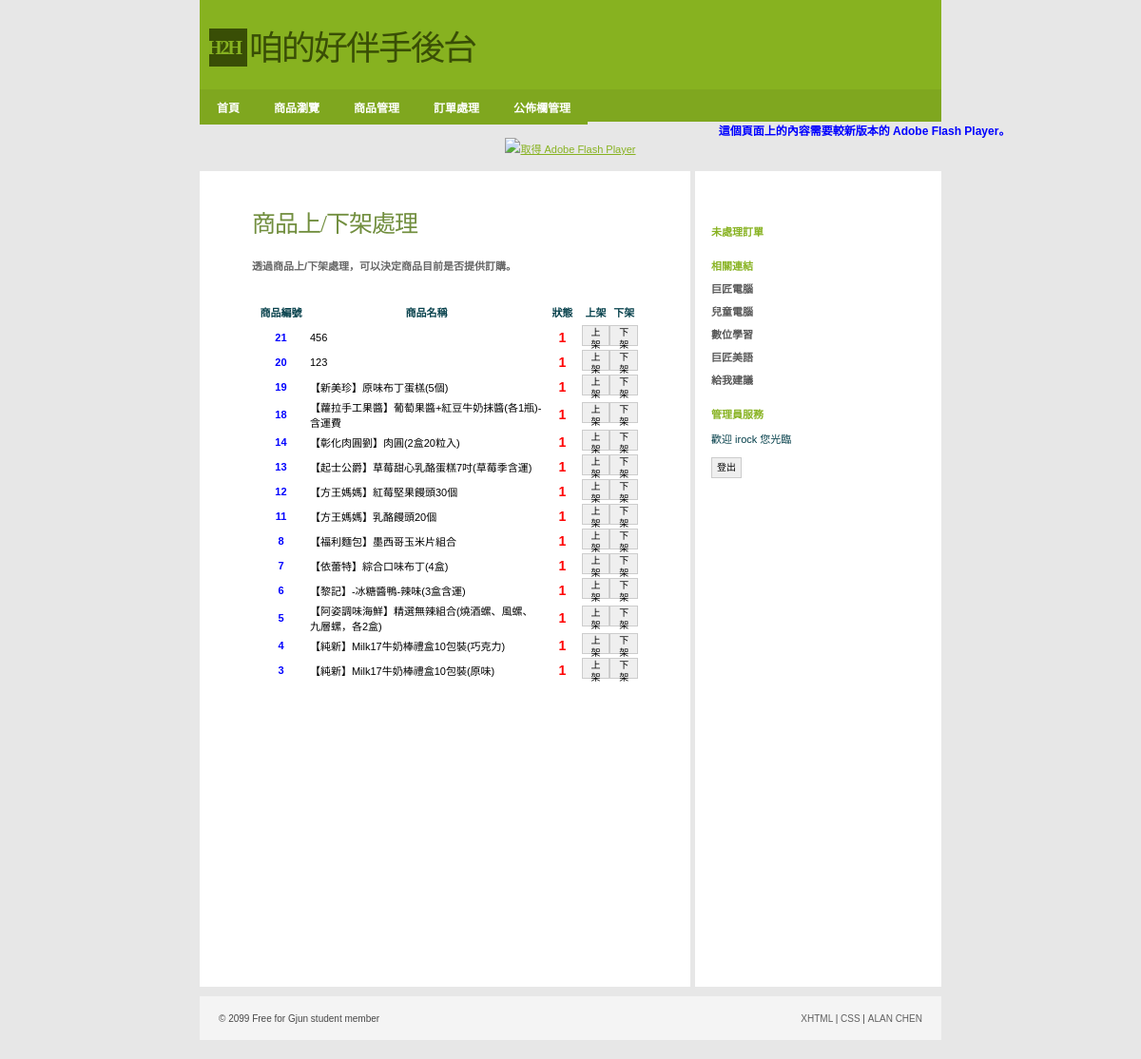
Page /Admin/productState.php (signed in) on the committed database.
### tables this page shows
CREATE TABLE `product` (
  `id` int(11) NOT NULL COMMENT '產品編號',
  `name` varchar(200) NOT NULL COMMENT '產品名稱',
  `introduce` text COMMENT '產品內容',
  `price` int(11) DEFAULT '0' COMMENT '產品單價',
  `qty` int(11) DEFAULT '0' COMMENT '產品庫存量',
  `state` tinyint(1) DEFAULT '1' COMMENT '產品上架否'
);

### Admin/productState.php (the view, shortened to what this page needs)
<?php require_once('../Connections/shop.php'); ?>
<?php
$query_productList = "SELECT * FROM product ORDER BY id DESC";
$productList = mysql_query($query_productList, $shop) or die(mysql_error());
$row_productList = mysql_fetch_assoc($productList);
$totalRows_productList = mysql_num_rows($productList);
 session_start(); ?>
<!DOCTYPE html PUBLIC "-//W3C//DTD XHTML 1.0 Strict//EN"
"http://www.w3.org/TR/xhtml1/DTD/xhtml1-strict.dtd">
<html xmlns="http://www.w3.org/1999/xhtml">
<head>
<link rel="stylesheet" href="../css/styles.css" media="all" type="text/css" />
</head>
<body>
  <div id="header">
      <div class="subContainer">
            <div id="logo">
            <div id="box">H2H</div>
            <p>咱的好伴手後台</p>
            </div>
    </div>
</div>
<div id="navigation">
	<ul id="sddm">
        <li><a href="index.php">首頁</a></li>
        <li><a href="productBrowser.php">商品瀏覽</a></li>
	    <li><a href="#"
        onmouseover="mopen('m1')"
        onmouseout="mclosetime()">商品管理</a>
    	</li>
        <li><a href="orderForm.php">訂單處理</a></li>
	    <li><a href="#"
        onmouseover="mopen('m2')"
        onmouseout="mclosetime()">公佈欄管理</a>
    	</li>
		</ul>
</div>
<object id="FlashID" classid="clsid:D27CDB6E-AE6D-11cf-96B8-444553540000" width="780" height="120">
    <object type="application/x-shockwave-flash" data="../Scripts/pic.swf" width="780" height="120">
      <div>
        <h4>這個頁面上的內容需要較新版本的 Adobe Flash Player。</h4>
        <p><a href="http://www.adobe.com/go/getflashplayer"><img src="http://www.adobe.com/images/shared/download_buttons/get_flash_player.gif" alt="取得 Adobe Flash Player" width="112" height="33" /></a></p>
      </div>
    </object>
  </object>
<div id="container">
  <div id="primaryContent">
    <h2>商品上/下架處理</h2>
	<h3>透過商品上/下架處理，可以決定商品目前是否提供訂購。</h3>
    <p>&nbsp;</p>
    <?php if ($totalRows_productList > 0) {  ?>
      <table width="100%" border="0" cellspacing="0" cellpadding="0">
        <tr>
          <th width="15%" align="center" scope="col"><p>商品編號</p></th>
          <th align="center" scope="col"><p>商品名稱</p></th>
          <th width="10%" align="center" scope="col"><p>狀態</p></th>
          <th align="center" scope="col"><p>上架</p></th>
          <th align="center" scope="col"><p>下架</p></th>
        </tr>
        <?php do { ?>
          <tr>
            <td align="center"><h6><?php echo $row_productList['id']; ?></h6></td>
            <td><?php echo $row_productList['name']; ?></td>
            <td align="center"><h5><?php echo $row_productList['state']; ?></h5></td>
            <td align="center">
            	<button onclick="location.href='productStateProcess.php?id=<?php echo $row_productList['id']; ?>&MM_update=form1&state=1'">上架</button>
            </td>
            <td align="center">
            	<button onclick="location.href='productStateProcess.php?id=<?php echo $row_productList['id']; ?>&MM_update=form1&state=0'">下架</button>
            </td>
          </tr>
          <?php } while ($row_productList = mysql_fetch_assoc($productList)); ?>
      </table>
      <?php }  ?>
    <p>&nbsp;</p>
    <p>&nbsp;</p>
    <p>&nbsp;</p>
    <p>&nbsp;</p>
    <p>&nbsp;</p>
    <p>&nbsp;</p>
    <p>&nbsp;</p>
    <p>&nbsp;</p>
    <p>&nbsp;</p>
    <p>&nbsp;</p>
    <p>&nbsp;</p>
    <p>&nbsp;</p>
  </div>
  <div id="secondaryContent">
    <p>&nbsp;</p>
    <h3>未處理訂單</h3>
    <h3>相關連結</h3>
    <ul class="links">
      <li><a href="http://www.pcschool.com.tw/">巨匠電腦</a></li>
      <li><a href="http://kid.pcschool.com.tw/">兒童電腦</a></li>
      <li><a href="http://www.soeasyedu.com.tw/">數位學習</a></li>
      <li><a href="http://www.soeasyedu.com.tw/">巨匠美語</a></li>
      <li><a href="http://www.off.com.tw/weiblog">給我建議</a>
    </ul>
    <?php if(!isset($_SESSION['MM_Username'])){?>
    <h3>管理員登入</h3>
    <form action="loginCheck.php" method="post">
      <p>
        <input value="user" name="user" placeholder="user" />
      </p>
      <p>
        <input name="password" type="password" value="" placeholder="password" />
      </p>
      <p>
        <button type="submit">送出</button>
      </p>
    </form>
    <?php }else{ ?>
    <h3>管理員服務</h3>
    <form action="logout.php" method="post">
    <p>歡迎 <?php echo $_SESSION['MM_Username'];?> 您光臨</p>
    <p><button type="submit">登出</button></p>
    </form>
	<?php }?>
  </div>
        <br class="clear" />
</div>
    <div id="footer">
        <ul>
            <li id="copyright">&copy; 2099 Free for Gjun student member</li>
            <li id="links">
                <ul>
                    <li><a href="#">XHTML</a> |</li>
                    <li><a href="#">CSS</a> |</li>
                    <li><a href="http://gjun.tw">ALAN CHEN</a></li>
                </ul>
            </li>
        </ul>
    </div>
</body>
</html>

### css/styles.css (style rules this page uses)
* { margin:0; padding:0; font-family:Verdana, Arial, Helvetica, sans-serif; }
body, html { margin:0; padding:0; background:#e7e7e7; text-align:center; margin-bottom:10px; }
h2 { font-family:'Georgia'; font-size:25px; letter-spacing:-1px; margin-top:15px; margin-bottom:20px; font-weight:normal; color:#718e3e; }
h3 { font-size:11px; font-weight:bold; color:#666; margin:5px 0; }
h4 { font-size:12px; color:#00F; }
h5 { font-size:14px; color:#F00; }
h6 { color:#00F; font-size:11px; line-height:25px; }
p { color:#043f4a; font-size:11px; line-height:25px; }
a { color:#87B220; text-decoration:underline; }
#container { width:780px; margin:10px auto; padding:0; background:#fff; text-align:left; }
#logo { margin:0; padding:0px; }
#logo #box { float:left; clear:none; height:40px; width:40px; margin:0 0 0 10px; padding:0px; background:#394E06; color:#87B220; font-family:Georgia, "Times New Roman", Times, serif; font-weight:bold; font-size:20px; line-height:40px; letter-spacing:-2px; text-indent:-2px; }
#logo p { float:left; clear:none; height:40px; width:260px; margin:0; padding:0; color:#394E06; font-family:Georgia, "Times New Roman", Times, serif; font-weight:normal; font-size:36px; text-indent:2px; line-height:43px; letter-spacing:-2px; font-style: normal; }
.subContainer, #navigation ul { width:780px; margin:0 auto; }
#header { text-align:left; margin:0 auto; padding:30px 0 0 0px; height:64px; background:#87b220; width: 780px; }
#navigation { margin:0 auto; padding:0; background:#7fa71f; height:34px; width: 780px; list-style:none; }
#navigation li { float:left; clear:none; list-style:none; }
#navigation li a { color:#fff; display:block; font-size:12px; text-decoration:none; font-weight:bold; padding:10px 18px; }
button { background-color:#EFEFEF; line-height:13px; color: #000; border: 1px solid #CCC; font-size: 10px; height:22px; margin: 0; padding: 0 5px; }
form p { padding:2px 0; }
img { border:0; }
#primaryContent { width:406px; padding:20px 55px; border-right:5px solid #e7e7e7; font-size:11px; float:left; clear:none; }
#secondaryContent { width:228px; padding:10px 14px; font-size:11px; float:right; clear:none; }
#secondaryContent h3 { color:#87b220; margin-top:20px; }
#secondaryContent ul { list-style:none; }
#secondaryContent li { list-style:none; padding-left:20px; margin:8px 0; background:url('../images/tiny_bullet.png') left bottom no-repeat; }
#secondaryContent li a { color:#575757; font-weight:bold; text-decoration:none; }
#secondaryContent .links li { padding-left:0px; margin:8px 0; background:none; }
#footer { margin:0 auto; margin-bottom:10px; height:10px; padding:18px 20px; clear:both; width:740px; text-align:left; font-size:10px; color:#484848; background:#f4f4f4; }
#footer ul { list-style:none; }
#footer li { list-style:none; display:inline; }
#footer #copyright { float:left; clear:none; }
#footer #links { float:right; clear:none; }
#footer a { color:#606060; text-decoration:none; }
#sddm { margin:0 auto; padding:0; background:#7fa71f; height:34px; width: 780px; list-style:none; }
#sddm li { float:left; clear:none; list-style:none; }
#sddm li a { color:#fff; background:#7fa71f; display:block; font-size:12px; text-decoration:none; font-weight:bold; padding:10px 18px; }
#sddm a { background:url('../images/nav_bg.gif'); }

### rows in the picture
product: id "21", name "456", state "1"
product: id "20", name "123", state "1"
product: id "19", name "【新美珍】原味布丁蛋榚(5個)", state "1"
product: id "18", name "【蘿拉手工果醬】葡萄果醬+紅豆牛奶抹醬(各1瓶)-含運費", state "1"
product: id "14", name "【彰化肉圓劉】肉圓(2盒20粒入)", state "1"
product: id "13", name "【起士公爵】草莓甜心乳酪蛋糕7吋(草莓季含運)", state "1"
product: id "12", name "【方王媽媽】紅莓堅果饅頭30個", state "1"
product: id "11", name "【方王媽媽】乳酪饅頭20個", state "1"
product: id "8", name "【福利麵包】墨西哥玉米片組合", state "1"
product: id "7", name "【依蕾特】綜合口味布丁(4盒)", state "1"
product: id "6", name "【黎記】-冰糖醬鴨-辣味(3盒含運)", state "1"
product: id "5", name "【阿姿調味海鮮】精選無辣組合(燒酒螺、風螺、九層螺，各2盒)", state "1"
product: id "4", name "【純新】Milk17牛奶棒禮盒10包裝(巧克力)", state "1"
product: id "3", name "【純新】Milk17牛奶棒禮盒10包裝(原味)", state "1"

### other values in the picture
$_SESSION['MM_Username'] "irock"
